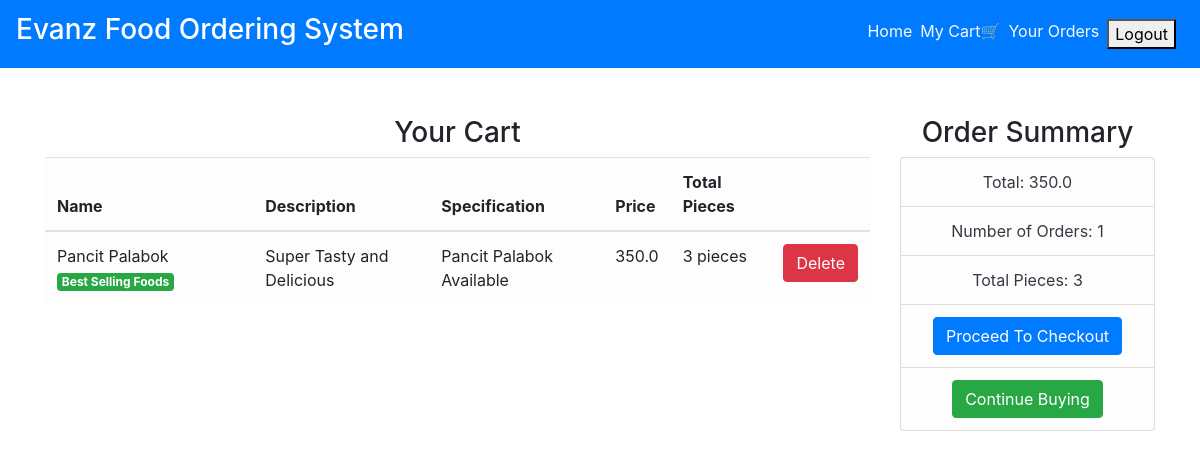
The page /cart/ (signed in) on the database its author committed.
### main/models.py (models this page shows, shortened)
class CartItems(models.Model):
    ORDER_STATUS = (
        ('Active', 'Active'),
        ('Delivered', 'Delivered')
    )
    user = models.ForeignKey(User, on_delete=models.CASCADE)
    item = models.ForeignKey(Item, on_delete=models.CASCADE)
    ordered = models.BooleanField(default=False)
    quantity = models.IntegerField(default=1)
    ordered_date = models.DateField(default=timezone.now)
    status = models.CharField(max_length=20, choices=ORDER_STATUS, default='Active')
    delivery_date = models.DateField(default=timezone.now)
    class Meta:
        verbose_name = 'Cart Item'
        verbose_name_plural = 'Cart Items'

class Item(models.Model):
    LABELS = (
        ('Best Selling Foods', 'Best Selling Foods'),
        ('New Food', 'New Food'),
        ('Spicy Foods🔥', 'Spicy Foods🔥'),
    )
    LABEL_COLOUR = (
        ('danger', 'danger'),
        ('success', 'success'),
        ('primary', 'primary'),
        ('info', 'info'),
        ('warning', 'warning'),
    )
    title = models.CharField(max_length=150)
    description = models.CharField(max_length=250,blank=True)
    price = models.FloatField()
    pieces = models.IntegerField(default=6)
    instructions = models.CharField(max_length=250,default="Available")
    image = models.ImageField(default='default.png', upload_to='images/')
    labels = models.CharField(max_length=25, choices=LABELS, blank=True)
    label_colour = models.CharField(max_length=15, choices=LABEL_COLOUR, blank=True)
    slug = models.SlugField(default="foods")
    created_by = models.ForeignKey(User, on_delete=models.CASCADE)

### main/views.py (the view)
# urls.py: path('cart/', views.get_cart_items, name='cart'),
@login_required
def get_cart_items(request):
    cart_items = CartItems.objects.filter(user=request.user,ordered=False)
    bill = cart_items.aggregate(Sum('item__price'))
    number = cart_items.aggregate(Sum('quantity'))
    pieces = cart_items.aggregate(Sum('item__pieces'))
    total = bill.get("item__price__sum")
    count = number.get("quantity__sum")
    total_pieces = pieces.get("item__pieces__sum")
    context = {
        'cart_items':cart_items,
        'total': total,
        'count': count,
        'total_pieces': total_pieces
    }
    return render(request, 'main/cart.html', context)

### main/templatetags/get_group.py (called while the page is built)
@register.filter(name='has_group')
def has_group(user, group_name):
    return user.groups.filter(name=group_name).exists()

### main/templates/main/cart.html
{% extends "main/layout.html" %}
{% block content %}
<div class="cart">
    <div class="container">
        <div class="row">
            <div class="col-sm-9 mt-5">
                <h3 class="text-center">Your Cart</h3>
                {% if cart_items %}
                <div class="table-responsive">
                    <table class="table table-light">
                        <thead>
                        <tr>
                            <th scope="col">Name</th>
                            <th scope="col">Description</th>
                            <th scope="col">Specification</th>
                            <th scope="col">Price</th>
                            <th scope="col">Total Pieces</th>
                            <th scope="col"></th>
                        </tr>
                        </thead>
                        <tbody>
                            {% for cart in cart_items %}
                        <tr>
                            <td>{{ cart.item.title }} <span class="badge badge-{{ cart.item.label_colour }}">{{ cart.item.labels }}</span></td>
                            <td>{{ cart.item.description }}</td>
                            <td>{{ cart.item.instructions }}</td>
                            <td>{{ cart.item.price }}</td>
                            <td>{{ cart.item.pieces }} pieces</td>
                            <td><a class="btn btn-danger" href="{% url 'main:remove-from-cart' cart.id %}">Delete</a></td>
                        </tr>
                            {% endfor %}
                        </tbody>
                    </table>
                </div>
                {% else %}
                <h4 class="text-center">Sorry, Your Cart is Empty....Please add Items!!!</h4>
                {% endif %}
            </div>
            <div class="col-sm-3 mt-5 mb-3">
                <div class="content-section">
                    <h3 class="text-center">Order Summary</h3>
                      <ul class="list-group">
                        <li class="list-group-item list-group-item-light text-center text-dark">Total: {{ total }}</li>
                        <li class="list-group-item list-group-item-light text-center text-dark">Number of Orders: {{ count }}</li>
                        <li class="list-group-item list-group-item-light text-center text-dark">Total Pieces: {{ total_pieces }}</li>
                        <li class="list-group-item list-group-item-light text-center text-dark"><a class="btn btn-primary" href="{% url 'main:ordered' %}">Proceed To Checkout</a></li>
                        <li class="list-group-item list-group-item-light text-center"><a class="btn btn-success" href="/">Continue Buying</a></li>
                      </ul>
                </div>
            </div>
        </div>
    </div>
</div>
{% endblock content %}

### rows shown on the page
CartItems: item "Pancit Palabok", item.labels "Best Selling Foods", item.description "Super Tasty and Delicious", item.instructions "Pancit Palabok Available", item.price "350.0", item.pieces "3"

### other values the page prints
{{ total }} "350.0"
{{ count }} "1"
{{ total_pieces }} "3"
